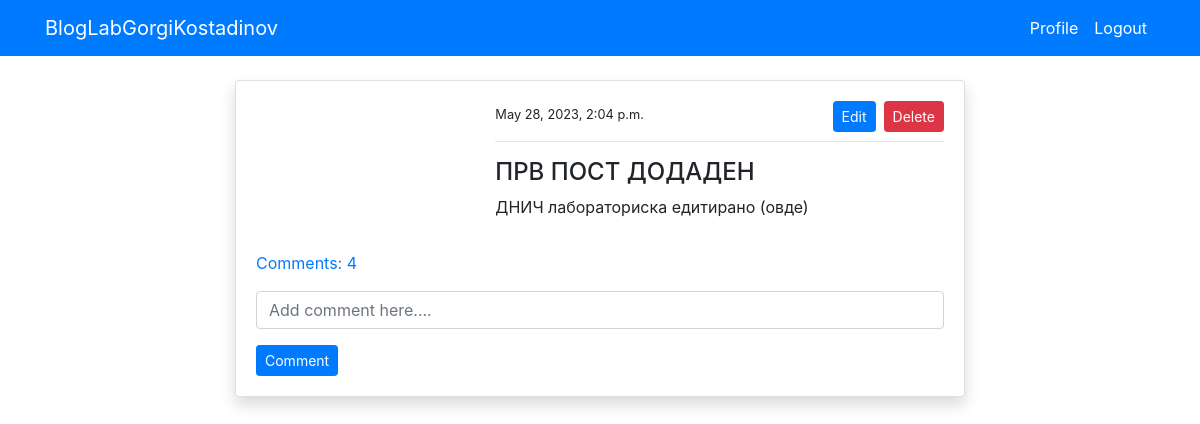
Page /post_detail/3/ (signed in) on the committed database.
### blog/models.py (models this page shows, shortened)
class PostModel(models.Model):
    title = models.CharField(max_length=100)
    content = models.TextField()
    author = models.ForeignKey(User, on_delete=models.CASCADE)
    date_created = models.DateTimeField(auto_now_add=True)
    class Meta:
        ordering = ('-date_created',)
    def comment_count(self):
        return self.comment_set.all().count()
    def comments(self):
        return self.comment_set.all()

### blog/views.py (the view)
# urls.py: path('post_detail/<int:pk>/', views.post_detail, name='blog-post-detail'),
@login_required
def post_detail(request, pk):
    post = PostModel.objects.get(id=pk)
    if request.method == 'POST':
        c_form = CommentForm(request.POST)
        if c_form.is_valid():
            instance = c_form.save(commit=False)
            instance.user = request.user
            instance.post = post
            instance.save()
            return redirect('blog-post-detail', pk=post.id)
    else:
        c_form = CommentForm()
    context = {
        'post': post,
        'c_form': c_form,
    }
    return render(request, 'blog/post_detail.html', context)

### blog/forms.py
class CommentForm(forms.ModelForm):
    content = forms.CharField(
        label='', widget=forms.TextInput(attrs={'placeholder': 'Add comment here....'}))
    class Meta:
        model = Comment
        fields = ('content',)

### templates/blog/post_detail.html (shortened to what this page needs)
{% extends 'partials/base.html' %} {% block title %}Post Detail Page{% endblock %} {% load crispy_forms_tags %} {% block content %}
<div class="container">
    <div class="row mt-5 pt-3">
        <div class="col-md-8 offset-md-2">
            <div class="card my-3 shadow">
                <div class="card-body">
                    <div class="row">
                        <div class="col-md-4">
                        </div>
                        <div class="col-md-8">
                            <small>{{ post.date_created }}</small> {% if post.author == request.user %}
                            <span><a class="btn btn-danger float-right btn-sm"
                                    href="{% url 'blog-post-delete' post.id %}">Delete</a></span>
                            <span><a class="btn btn-primary mx-2 float-right btn-sm"
                                    href="{% url 'blog-post-edit' post.id %}">Edit</a></span> {% endif %}
                            <hr>
                            <h4>{{ post.title }}</h4>
                            <p>
                                {{ post.content }}
                            </p>
                        </div>
                    </div>
                    <p class="mt-3">
                        <a class="" data-toggle="collapse" href="#collapseExample" role="button" aria-expanded="false" aria-controls="collapseExample">
                            Comments: {{ post.comment_count }}
                        </a>
                    </p>
                    <form method="POST">
                        {% csrf_token %} {{ c_form|crispy }}
                        <input class="btn btn-primary btn-sm" type="submit" value="Comment">
                    </form>
                </div>
            </div>
        </div>
    </div>
</div>
{% endblock %}

### rows in the picture
PostModel: date_created "May 28, 2023, 2:04 p.m.", title "ПРВ ПОСТ ДОДАДЕН", content "ДНИЧ лабораториска едитирано (овде)", comment_count "4"
